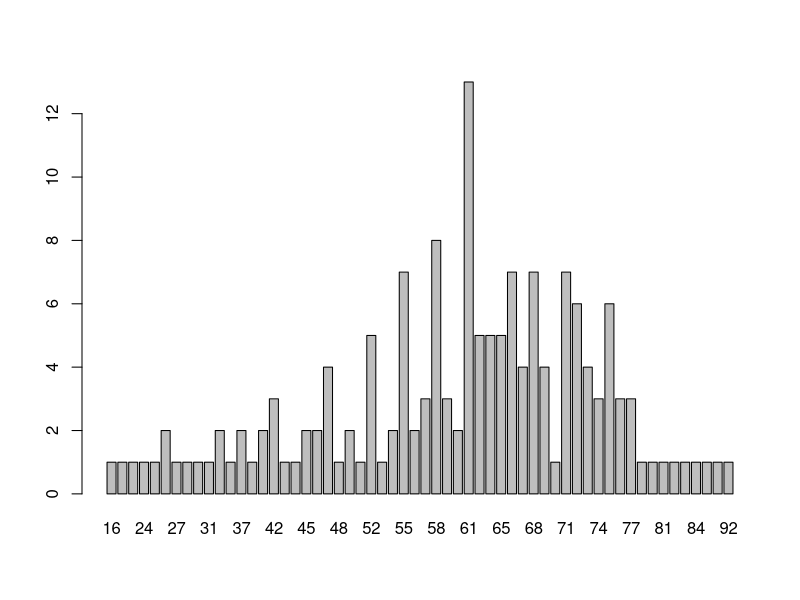
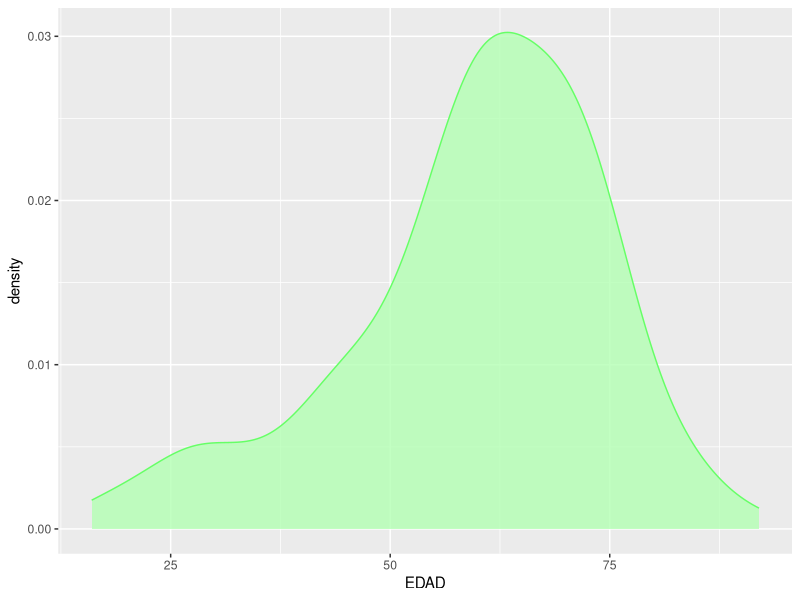
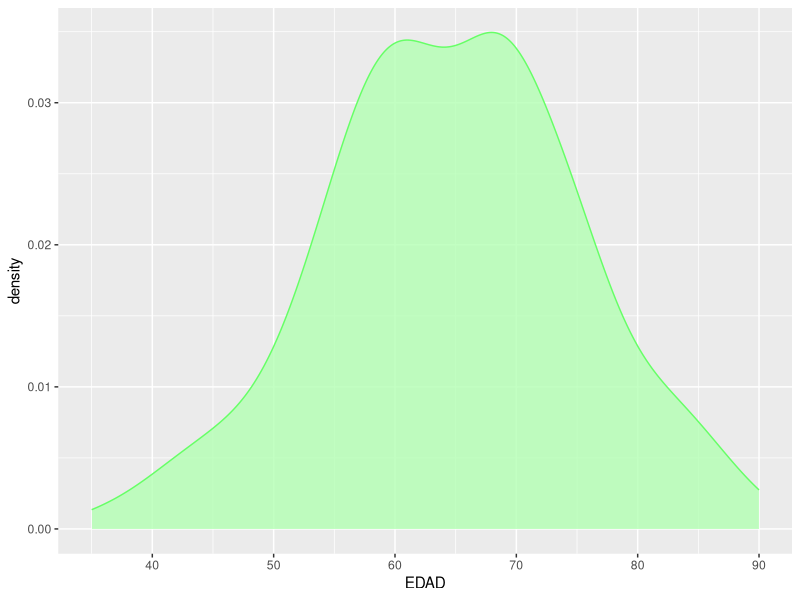
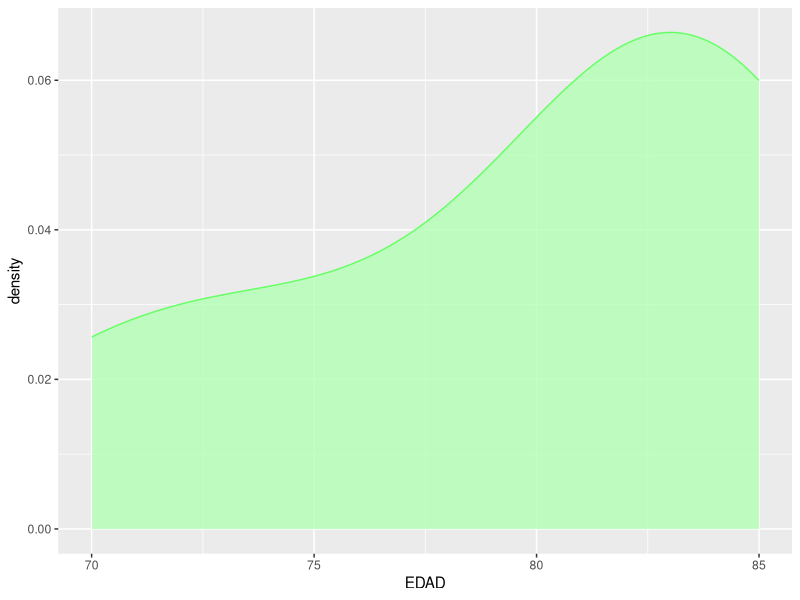

R code for these plots, in order:
#Test Git
#Preuba
#prueba mateo
library(ggplot2)
library(plotrix)
library(dplyr)
print("Hello world xd")
print("hello xdxdxdxd")

library(readxl)
dataset <- read_excel("dataset.xlsx")
View(dataset)

angioplastia <- dataset[which(dataset$PROCEDIMIENTO == "ANGIOPLASTIA"),]
cirugia <- dataset[which(dataset$PROCEDIMIENTO == "CIRUGIA"),]
endovalvula <- dataset[which(dataset$PROCEDIMIENTO == "ENDOVALVULA"),]

plot(factor(cirugia$EDAD),type = "h")
cirugia %>%
  ggplot( aes(x=EDAD))+
  geom_density(fill="#b3ffb3", color="#66ff66", alpha=0.8)
angioplastia %>%
  ggplot( aes(x=EDAD))+
  geom_density(fill="#b3ffb3", color="#66ff66", alpha=0.8)
endovalvula %>%
  ggplot( aes(x=EDAD))+
  geom_density(fill="#b3ffb3", color="#66ff66", alpha=0.8)

